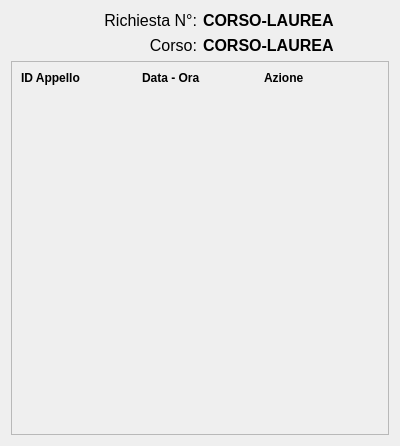
<?xml version="1.0" encoding="UTF-8"?>
<ui version="4.0">
 <class>student_dialog_select_appello</class>
 <widget class="QDialog" name="student_dialog_select_appello">
  <property name="geometry">
   <rect>
    <x>0</x>
    <y>0</y>
    <width>400</width>
    <height>446</height>
   </rect>
  </property>
  <property name="windowTitle">
   <string>StudiSync - Student Seleziona Appello</string>
  </property>
  <layout class="QVBoxLayout" name="verticalLayout">
   <item>
    <layout class="QHBoxLayout" name="horizontalLayout_2">
     <property name="sizeConstraint">
      <enum>QLayout::SetMinimumSize</enum>
     </property>
     <item>
      <widget class="QLabel" name="label_2">
       <property name="sizePolicy">
        <sizepolicy hsizetype="Minimum" vsizetype="Minimum">
         <horstretch>0</horstretch>
         <verstretch>0</verstretch>
        </sizepolicy>
       </property>
       <property name="font">
        <font>
         <pointsize>12</pointsize>
        </font>
       </property>
       <property name="text">
        <string>Richiesta N°:</string>
       </property>
       <property name="alignment">
        <set>Qt::AlignRight|Qt::AlignTrailing|Qt::AlignVCenter</set>
       </property>
      </widget>
     </item>
     <item>
      <widget class="QLabel" name="RichiestaLabel">
       <property name="sizePolicy">
        <sizepolicy hsizetype="Minimum" vsizetype="Minimum">
         <horstretch>0</horstretch>
         <verstretch>0</verstretch>
        </sizepolicy>
       </property>
       <property name="font">
        <font>
         <pointsize>12</pointsize>
         <weight>75</weight>
         <bold>true</bold>
        </font>
       </property>
       <property name="text">
        <string>CORSO-LAUREA</string>
       </property>
      </widget>
     </item>
    </layout>
   </item>
   <item>
    <layout class="QHBoxLayout" name="horizontalLayout_3">
     <property name="sizeConstraint">
      <enum>QLayout::SetMinimumSize</enum>
     </property>
     <item>
      <widget class="QLabel" name="label_3">
       <property name="sizePolicy">
        <sizepolicy hsizetype="Minimum" vsizetype="Minimum">
         <horstretch>0</horstretch>
         <verstretch>0</verstretch>
        </sizepolicy>
       </property>
       <property name="font">
        <font>
         <pointsize>12</pointsize>
        </font>
       </property>
       <property name="text">
        <string>Corso:</string>
       </property>
       <property name="alignment">
        <set>Qt::AlignRight|Qt::AlignTrailing|Qt::AlignVCenter</set>
       </property>
      </widget>
     </item>
     <item>
      <widget class="QLabel" name="CorsoLabel">
       <property name="sizePolicy">
        <sizepolicy hsizetype="Minimum" vsizetype="Minimum">
         <horstretch>0</horstretch>
         <verstretch>0</verstretch>
        </sizepolicy>
       </property>
       <property name="font">
        <font>
         <pointsize>12</pointsize>
         <weight>75</weight>
         <bold>true</bold>
        </font>
       </property>
       <property name="text">
        <string>CORSO-LAUREA</string>
       </property>
      </widget>
     </item>
    </layout>
   </item>
   <item>
    <widget class="QScrollArea" name="scrollArea">
     <property name="widgetResizable">
      <bool>true</bool>
     </property>
     <widget class="QWidget" name="scrollAreaWidgetContents_2">
      <property name="geometry">
       <rect>
        <x>0</x>
        <y>0</y>
        <width>380</width>
        <height>372</height>
       </rect>
      </property>
      <layout class="QVBoxLayout" name="verticalLayout_3">
       <item>
        <layout class="QHBoxLayout" name="horizontalLayout_4">
         <item>
          <widget class="QLabel" name="label_9">
           <property name="font">
            <font>
             <weight>75</weight>
             <bold>true</bold>
            </font>
           </property>
           <property name="text">
            <string>ID Appello</string>
           </property>
          </widget>
         </item>
         <item>
          <widget class="QLabel" name="label_12">
           <property name="font">
            <font>
             <weight>75</weight>
             <bold>true</bold>
            </font>
           </property>
           <property name="text">
            <string>Data - Ora</string>
           </property>
          </widget>
         </item>
         <item>
          <widget class="QLabel" name="label_14">
           <property name="font">
            <font>
             <weight>75</weight>
             <bold>true</bold>
            </font>
           </property>
           <property name="text">
            <string>Azione</string>
           </property>
          </widget>
         </item>
        </layout>
       </item>
       <item>
        <layout class="QVBoxLayout" name="TableView"/>
       </item>
       <item>
        <spacer name="verticalSpacer_3">
         <property name="orientation">
          <enum>Qt::Vertical</enum>
         </property>
         <property name="sizeHint" stdset="0">
          <size>
           <width>20</width>
           <height>40</height>
          </size>
         </property>
        </spacer>
       </item>
      </layout>
     </widget>
    </widget>
   </item>
  </layout>
 </widget>
 <resources/>
 <connections/>
</ui>
